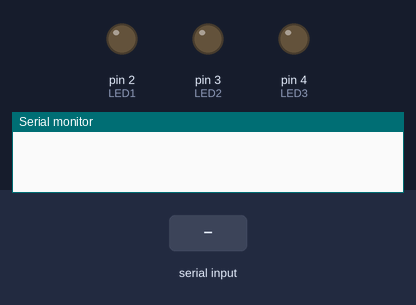
Recording of a sketch running on a simulated Arduino Uno, built with avr-gcc and run on an emulated ATmega328P. Parts: output pins drawn as LEDs (lit = HIGH), the last lines printed to the serial monitor. The inputs (shaded band) are chosen by the test bench.

Above: at 1.2 s.
1.3 s: "C" received over Serial
At 1.4 s:
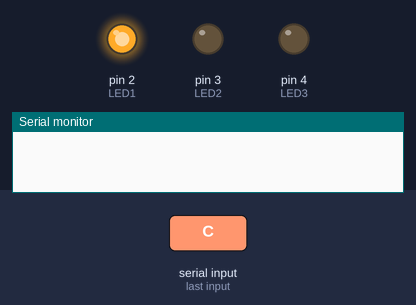
4.3 s: "A" received over Serial
At 5.5 s:
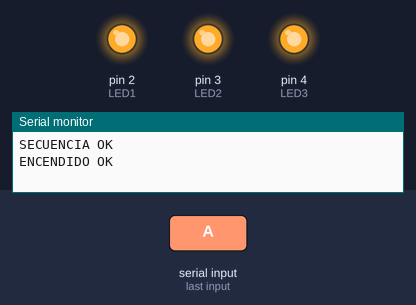
5.8 s: "C" received over Serial
At 6.2 s:
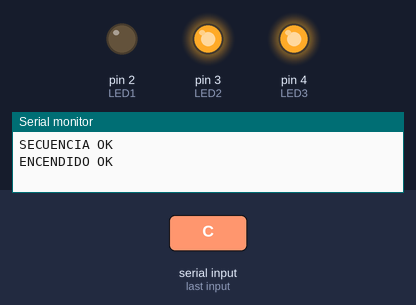
Timing chart, 0 to 8.8 s (numbered marks = the images above; inputs shaded):
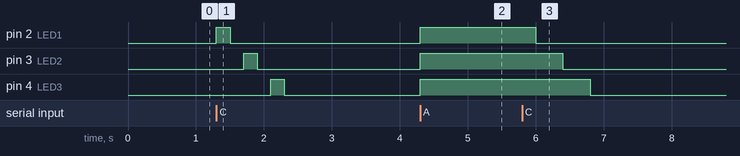

The sketch:

EyA_CON_SECUENCIA.ino
```cpp
/*Avisos luminosos S.A. te ha contratado para que realices
un programa que tiene la característica de recibir datos,
porque la idea es que el aviso de luces se ubique en el
piso 20 del Edificio Bulli y tu lo puedas controlar desde el
piso 1, así que por cada letra que le escribas por teclado a
la Consola serial el programa debe hacer determinada
rutina con tres LEDs, si le escribes:
-Letra A: Encendido los tres LED
-Letra B: Apagado los tres LED
-Letra C: Encendido, apagado de secuencia. Esta rutina
genera una sensación de movimiento .
*/

int LED1=2;
int LED2=3;
int LED3=4;
char leer;
int tiempo=200;

void setup() {
  Serial.begin(9600);
  pinMode(2,OUTPUT);
  pinMode(3,OUTPUT);
  pinMode(4,OUTPUT);
}

void loop() {
  leer=Serial.read();

  if(leer=='A'){
    digitalWrite(LED1, HIGH);
    digitalWrite(LED2, HIGH);
    digitalWrite(LED3, HIGH);
    Serial.println("ENCENDIDO OK");
  }
  if(leer=='B'){
    digitalWrite(LED1, LOW);
    digitalWrite(LED2, LOW);
    digitalWrite(LED3, LOW);
    Serial.println("APAGADO OK");
    }
  if(leer=='C'){
    digitalWrite(LED1,HIGH);
    delay(tiempo);
    digitalWrite(LED1,LOW);
    delay(tiempo);

    digitalWrite(LED2,HIGH);
    delay(tiempo);
    digitalWrite(LED2,LOW);
    delay(tiempo);

    digitalWrite(LED3,HIGH);
    delay(tiempo);
    digitalWrite(LED3,LOW);
    delay(tiempo);
    Serial.println("SECUENCIA OK");
  }
}
```

Measured:
- after the input at 1.3 s, pin 2 (LED1): LOW → HIGH at once, → LOW 0.20 s later; pin 3 (LED2): LOW → HIGH after 0.40 s, → LOW 0.20 s later; pin 4 (LED3): LOW → HIGH after 0.80 s, → LOW 0.20 s later
- after the input at 4.3 s, pin 2 (LED1), pin 3 (LED2), pin 4 (LED3): LOW → HIGH at once
- after the input at 5.8 s, pin 2 (LED1): HIGH → LOW after 0.20 s; pin 3 (LED2): HIGH → LOW after 0.60 s; pin 4 (LED3): HIGH → LOW after 1.0 s
